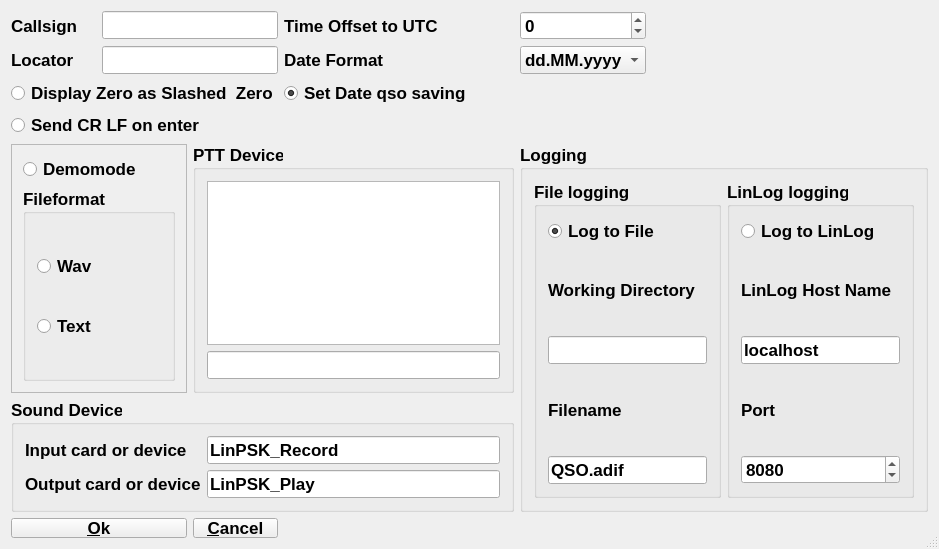
<?xml version="1.0" encoding="UTF-8"?>
<ui version="4.0">
 <class>GeneralSettings</class>
 <widget class="QDialog" name="GeneralSettings">
  <property name="geometry">
   <rect>
    <x>0</x>
    <y>0</y>
    <width>939</width>
    <height>549</height>
   </rect>
  </property>
  <property name="sizePolicy">
   <sizepolicy hsizetype="Fixed" vsizetype="Fixed">
    <horstretch>0</horstretch>
    <verstretch>0</verstretch>
   </sizepolicy>
  </property>
  <property name="minimumSize">
   <size>
    <width>650</width>
    <height>300</height>
   </size>
  </property>
  <property name="baseSize">
   <size>
    <width>650</width>
    <height>300</height>
   </size>
  </property>
  <property name="font">
   <font>
    <pointsize>13</pointsize>
    <weight>75</weight>
    <bold>true</bold>
   </font>
  </property>
  <property name="focusPolicy">
   <enum>Qt::ClickFocus</enum>
  </property>
  <property name="windowTitle">
   <string>LinPSK General Settings</string>
  </property>
  <property name="sizeGripEnabled">
   <bool>true</bool>
  </property>
  <layout class="QGridLayout" name="gridLayout_2">
   <item row="0" column="0">
    <widget class="QLabel" name="CallsignL">
     <property name="frameShape">
      <enum>QFrame::NoFrame</enum>
     </property>
     <property name="frameShadow">
      <enum>QFrame::Plain</enum>
     </property>
     <property name="text">
      <string>Callsign</string>
     </property>
     <property name="wordWrap">
      <bool>false</bool>
     </property>
    </widget>
   </item>
   <item row="0" column="1" colspan="2">
    <widget class="QLineEdit" name="Callsign"/>
   </item>
   <item row="0" column="3">
    <widget class="QLabel" name="UTCL">
     <property name="text">
      <string>Time Offset to UTC</string>
     </property>
     <property name="wordWrap">
      <bool>false</bool>
     </property>
    </widget>
   </item>
   <item row="0" column="4">
    <widget class="QSpinBox" name="UTC">
     <property name="minimum">
      <number>-12</number>
     </property>
     <property name="maximum">
      <number>12</number>
     </property>
    </widget>
   </item>
   <item row="0" column="5">
    <spacer name="horizontalSpacer_6">
     <property name="orientation">
      <enum>Qt::Horizontal</enum>
     </property>
     <property name="sizeHint" stdset="0">
      <size>
       <width>178</width>
       <height>20</height>
      </size>
     </property>
    </spacer>
   </item>
   <item row="1" column="0">
    <widget class="QLabel" name="label_3">
     <property name="text">
      <string>Locator</string>
     </property>
    </widget>
   </item>
   <item row="1" column="1" colspan="2">
    <widget class="QLineEdit" name="myLocator"/>
   </item>
   <item row="1" column="3">
    <widget class="QLabel" name="label_6">
     <property name="text">
      <string>Date Format</string>
     </property>
    </widget>
   </item>
   <item row="1" column="4">
    <widget class="QComboBox" name="dateFormat">
     <property name="whatsThis">
      <string>describes the format displaying the date within qsodata </string>
     </property>
     <item>
      <property name="text">
       <string>dd.MM.yyyy</string>
      </property>
     </item>
     <item>
      <property name="text">
       <string>yyyy-MM-dd</string>
      </property>
     </item>
    </widget>
   </item>
   <item row="1" column="5">
    <spacer name="horizontalSpacer_7">
     <property name="orientation">
      <enum>Qt::Horizontal</enum>
     </property>
     <property name="sizeHint" stdset="0">
      <size>
       <width>178</width>
       <height>20</height>
      </size>
     </property>
    </spacer>
   </item>
   <item row="2" column="0" colspan="3">
    <widget class="QRadioButton" name="SlashedZero">
     <property name="font">
      <font/>
     </property>
     <property name="text">
      <string>Display Zero as Slashed  Zero</string>
     </property>
     <property name="autoExclusive">
      <bool>false</bool>
     </property>
    </widget>
   </item>
   <item row="3" column="0" colspan="3">
    <widget class="QRadioButton" name="autoCrLf">
     <property name="enabled">
      <bool>true</bool>
     </property>
     <property name="text">
      <string>Send CR LF on enter</string>
     </property>
    </widget>
   </item>
   <item row="3" column="3">
    <spacer name="horizontalSpacer_4">
     <property name="orientation">
      <enum>Qt::Horizontal</enum>
     </property>
     <property name="sizeHint" stdset="0">
      <size>
       <width>129</width>
       <height>20</height>
      </size>
     </property>
    </spacer>
   </item>
   <item row="3" column="4" colspan="2">
    <spacer name="horizontalSpacer_5">
     <property name="orientation">
      <enum>Qt::Horizontal</enum>
     </property>
     <property name="sizeHint" stdset="0">
      <size>
       <width>283</width>
       <height>20</height>
      </size>
     </property>
    </spacer>
   </item>
   <item row="4" column="0" colspan="2">
    <widget class="QFrame" name="frame">
     <property name="frameShape">
      <enum>QFrame::StyledPanel</enum>
     </property>
     <property name="frameShadow">
      <enum>QFrame::Raised</enum>
     </property>
     <layout class="QVBoxLayout" name="verticalLayout_2">
      <item>
       <widget class="QRadioButton" name="Demomode">
        <property name="text">
         <string>Demomode</string>
        </property>
       </widget>
      </item>
      <item>
       <widget class="QGroupBox" name="FileFormatLayout">
        <property name="title">
         <string>Fileformat</string>
        </property>
        <layout class="QVBoxLayout" name="verticalLayout">
         <item>
          <widget class="QRadioButton" name="Wav">
           <property name="text">
            <string>Wav</string>
           </property>
           <property name="checked">
            <bool>false</bool>
           </property>
          </widget>
         </item>
         <item>
          <widget class="QRadioButton" name="Text">
           <property name="text">
            <string>Text</string>
           </property>
           <property name="checked">
            <bool>false</bool>
           </property>
          </widget>
         </item>
        </layout>
       </widget>
      </item>
     </layout>
    </widget>
   </item>
   <item row="6" column="0" colspan="2">
    <widget class="QPushButton" name="buttonOk">
     <property name="minimumSize">
      <size>
       <width>80</width>
       <height>20</height>
      </size>
     </property>
     <property name="font">
      <font/>
     </property>
     <property name="focusPolicy">
      <enum>Qt::ClickFocus</enum>
     </property>
     <property name="text">
      <string>&amp;Ok</string>
     </property>
     <property name="shortcut">
      <string>Alt+O</string>
     </property>
     <property name="autoDefault">
      <bool>false</bool>
     </property>
     <property name="default">
      <bool>false</bool>
     </property>
    </widget>
   </item>
   <item row="4" column="2" colspan="2">
    <widget class="QGroupBox" name="groupBox_2">
     <property name="title">
      <string>PTT Device</string>
     </property>
     <layout class="QVBoxLayout" name="verticalLayout_5">
      <item>
       <widget class="QListView" name="AvailableDevices"/>
      </item>
      <item>
       <widget class="QLineEdit" name="SelectedDevice"/>
      </item>
     </layout>
    </widget>
   </item>
   <item row="4" column="4" rowspan="2" colspan="2">
    <widget class="QGroupBox" name="groupBox_3">
     <property name="title">
      <string>Logging</string>
     </property>
     <layout class="QGridLayout" name="gridLayout_3">
      <item row="0" column="0">
       <widget class="QGroupBox" name="groupBox_4">
        <property name="title">
         <string>File logging</string>
        </property>
        <layout class="QVBoxLayout" name="verticalLayout_3">
         <item>
          <widget class="QRadioButton" name="fileLog">
           <property name="text">
            <string>Log to File</string>
           </property>
           <property name="checked">
            <bool>true</bool>
           </property>
           <property name="autoExclusive">
            <bool>false</bool>
           </property>
          </widget>
         </item>
         <item>
          <widget class="QLabel" name="label">
           <property name="text">
            <string>Working Directory</string>
           </property>
          </widget>
         </item>
         <item>
          <widget class="QLineEdit" name="Directory"/>
         </item>
         <item>
          <widget class="QLabel" name="label_2">
           <property name="text">
            <string>Filename</string>
           </property>
          </widget>
         </item>
         <item>
          <widget class="QLineEdit" name="QsoFile">
           <property name="text">
            <string>QSO.adif</string>
           </property>
           <property name="cursorPosition">
            <number>8</number>
           </property>
          </widget>
         </item>
        </layout>
       </widget>
      </item>
      <item row="0" column="1">
       <widget class="QGroupBox" name="groupBox_5">
        <property name="title">
         <string>LinLog logging</string>
        </property>
        <layout class="QVBoxLayout" name="verticalLayout_4">
         <item>
          <widget class="QRadioButton" name="LinLog">
           <property name="text">
            <string>Log to LinLog</string>
           </property>
           <property name="autoExclusive">
            <bool>false</bool>
           </property>
          </widget>
         </item>
         <item>
          <widget class="QLabel" name="label_4">
           <property name="text">
            <string>LinLog Host Name</string>
           </property>
          </widget>
         </item>
         <item>
          <widget class="QLineEdit" name="Host">
           <property name="text">
            <string>localhost</string>
           </property>
          </widget>
         </item>
         <item>
          <widget class="QLabel" name="label_5">
           <property name="text">
            <string>Port</string>
           </property>
          </widget>
         </item>
         <item>
          <widget class="QSpinBox" name="Port">
           <property name="minimum">
            <number>1024</number>
           </property>
           <property name="maximum">
            <number>64000</number>
           </property>
           <property name="value">
            <number>8080</number>
           </property>
          </widget>
         </item>
        </layout>
       </widget>
      </item>
     </layout>
    </widget>
   </item>
   <item row="5" column="0" colspan="4">
    <widget class="QGroupBox" name="SoundDeviceBox">
     <property name="title">
      <string>Sound Device</string>
     </property>
     <layout class="QGridLayout" name="gridLayout">
      <item row="1" column="1">
       <widget class="QLineEdit" name="soundOutputDeviceName">
        <property name="text">
         <string>LinPSK_Play</string>
        </property>
       </widget>
      </item>
      <item row="0" column="0">
       <widget class="QLabel" name="label_7">
        <property name="text">
         <string>Input card or device</string>
        </property>
       </widget>
      </item>
      <item row="0" column="1">
       <widget class="QLineEdit" name="soundInputDeviceName">
        <property name="text">
         <string>LinPSK_Record</string>
        </property>
       </widget>
      </item>
      <item row="1" column="0">
       <widget class="QLabel" name="label_8">
        <property name="text">
         <string>Output card or device</string>
        </property>
       </widget>
      </item>
     </layout>
    </widget>
   </item>
   <item row="6" column="4" colspan="2">
    <spacer name="horizontalSpacer_3">
     <property name="orientation">
      <enum>Qt::Horizontal</enum>
     </property>
     <property name="sizeHint" stdset="0">
      <size>
       <width>115</width>
       <height>20</height>
      </size>
     </property>
    </spacer>
   </item>
   <item row="6" column="2">
    <widget class="QPushButton" name="buttonCancel">
     <property name="minimumSize">
      <size>
       <width>80</width>
       <height>20</height>
      </size>
     </property>
     <property name="font">
      <font/>
     </property>
     <property name="focusPolicy">
      <enum>Qt::ClickFocus</enum>
     </property>
     <property name="text">
      <string>&amp;Cancel</string>
     </property>
     <property name="shortcut">
      <string/>
     </property>
     <property name="autoDefault">
      <bool>false</bool>
     </property>
     <property name="default">
      <bool>false</bool>
     </property>
     <property name="flat">
      <bool>false</bool>
     </property>
    </widget>
   </item>
   <item row="6" column="3">
    <spacer name="horizontalSpacer_8">
     <property name="orientation">
      <enum>Qt::Horizontal</enum>
     </property>
     <property name="sizeHint" stdset="0">
      <size>
       <width>40</width>
       <height>20</height>
      </size>
     </property>
    </spacer>
   </item>
   <item row="2" column="5">
    <spacer name="horizontalSpacer_2">
     <property name="orientation">
      <enum>Qt::Horizontal</enum>
     </property>
     <property name="sizeHint" stdset="0">
      <size>
       <width>115</width>
       <height>20</height>
      </size>
     </property>
    </spacer>
   </item>
   <item row="2" column="3" colspan="2">
    <widget class="QRadioButton" name="autoDate">
     <property name="minimumSize">
      <size>
       <width>150</width>
       <height>0</height>
      </size>
     </property>
     <property name="text">
      <string>Set Date qso saving</string>
     </property>
     <property name="checked">
      <bool>true</bool>
     </property>
     <property name="autoExclusive">
      <bool>false</bool>
     </property>
    </widget>
   </item>
  </layout>
 </widget>
 <layoutdefault spacing="6" margin="11"/>
 <pixmapfunction>qPixmapFromMimeSource</pixmapfunction>
 <tabstops>
  <tabstop>Callsign</tabstop>
  <tabstop>myLocator</tabstop>
  <tabstop>UTC</tabstop>
  <tabstop>dateFormat</tabstop>
  <tabstop>SlashedZero</tabstop>
  <tabstop>autoDate</tabstop>
  <tabstop>autoCrLf</tabstop>
  <tabstop>Demomode</tabstop>
  <tabstop>Wav</tabstop>
  <tabstop>Text</tabstop>
  <tabstop>AvailableDevices</tabstop>
  <tabstop>SelectedDevice</tabstop>
  <tabstop>soundInputDeviceName</tabstop>
  <tabstop>soundOutputDeviceName</tabstop>
  <tabstop>fileLog</tabstop>
  <tabstop>Directory</tabstop>
  <tabstop>QsoFile</tabstop>
  <tabstop>LinLog</tabstop>
  <tabstop>Host</tabstop>
  <tabstop>Port</tabstop>
 </tabstops>
 <includes>
  <include location="local">parameter.h</include>
 </includes>
 <resources/>
 <connections>
  <connection>
   <sender>buttonOk</sender>
   <signal>clicked()</signal>
   <receiver>GeneralSettings</receiver>
   <slot>accept()</slot>
   <hints>
    <hint type="sourcelabel">
     <x>20</x>
     <y>20</y>
    </hint>
    <hint type="destinationlabel">
     <x>20</x>
     <y>20</y>
    </hint>
   </hints>
  </connection>
  <connection>
   <sender>buttonCancel</sender>
   <signal>clicked()</signal>
   <receiver>GeneralSettings</receiver>
   <slot>reject()</slot>
   <hints>
    <hint type="sourcelabel">
     <x>20</x>
     <y>20</y>
    </hint>
    <hint type="destinationlabel">
     <x>20</x>
     <y>20</y>
    </hint>
   </hints>
  </connection>
 </connections>
 <slots>
  <slot>setSampleRate(QString)</slot>
 </slots>
</ui>
